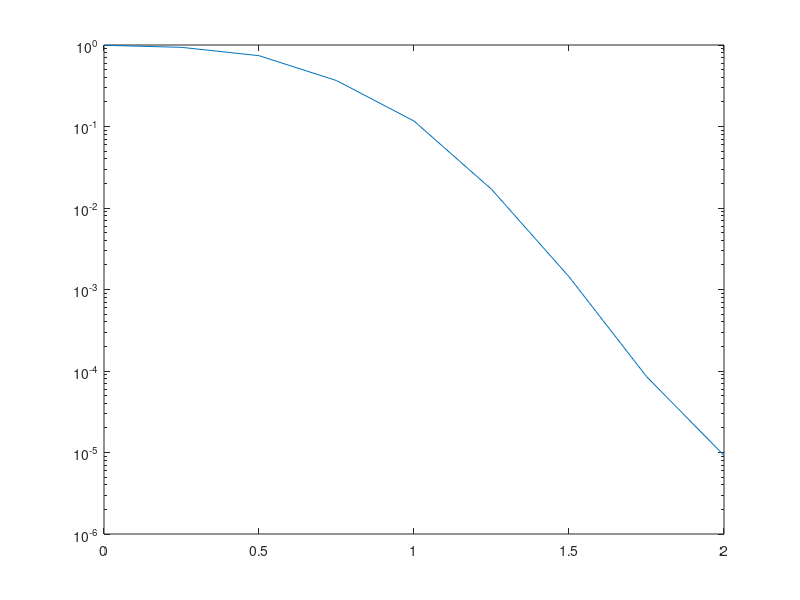

The MATLAB source for this figure: (Note: this script raises an error after producing the figure.)

% 线型	描述	表示的线条
% "-"	实线	
% 
% "--"	虚线	
% 
% ":"	点线	
% 
% "-."	点划线	
% 
% 标记	描述	生成的标记
% "o"	圆圈	
% 
% "+"	加号	
% 
% "*"	星号	
% 
% "."	点	
% 
% "x"	叉号	
% 
% "_"	水平线条	
% 
% "|"	垂直线条	
% 
% "square"	方形	
% 
% "diamond"	菱形	
% 
% "^"	上三角	
% 
% "v"	下三角	
% 
% ">"	右三角	
% 
% "<"	左三角	
% 
% "pentagram"	五角形	
% 
% "hexagram"	六角形	



% 颜色名称	短名称	RGB 三元组	外观
% "red"	"r"	[1 0 0]	
% Sample of the color red
% 
% "green"	"g"	[0 1 0]	
% Sample of the color green
% 
% "blue"	"b"	[0 0 1]	
% Sample of the color blue
% 
% "cyan"	"c"	[0 1 1]	
% Sample of the color cyan
% 
% "magenta"	"m"	[1 0 1]	
% Sample of the color magenta
% 
% "yellow"	"y"	[1 1 0]	
% Sample of the color yellow
% 
% "black"	"k"	[0 0 0]	
% Sample of the color black
% 
% "white"	"w"	[1 1 1]	
% Sample of the color white




clear;%清楚workspace的变量，防止同名变量干扰
clc;%清楚workspace的命令显示。



%下面是数据
%第0组数据,没有额外比特
LDPC5GNoExtraBer  = [
0.000000 0.1600611772
0.250000 0.1306803995
0.500000 0.0865661982
0.750000 0.0389888584
1.000000 0.0115016044
1.250000 0.0015711885
1.500000 0.0001291701
1.750000 0.0000063439
2.000000 0.0000003201
];

LDPC5GNoExtraFer = [
0.000000 0.9920634921
0.250000 0.9363295880
0.500000 0.7396449704
0.750000 0.3663003663
1.000000 0.1166861144
1.250000 0.0169877349
1.500000 0.0014351897
1.750000 0.0000855838
2.000000 0.0000092097
];




%第一组数据，第一列是Eb/N0或SNR, 第二列是BER，第三列是WER，下同。
LDPC5GFreeRideExtra1BitExtraBerFer = [...
0.000000  0.0277023658  0.0277023658
0.250000  0.0096264921  0.0096264921
0.500000  0.0023673570  0.0023673570
0.750000  0.0003360000  0.0003360000
1.000000  0.0000250000  0.0000250000
% 1.250000  0.0000020000  0.0000020000
% 1.500000  0.0000000000  0.0000000000
% 1.750000  0.0000000000  0.0000000000
];


%The following results correspond to Setup_of_BPSK_AWGN0.txt
LDPC5GFreeRideExtra1BitPayloadBerFer = [...
0.000000 0.1695081791  0.9956230262
0.250000 0.1361787138  0.9467558722
0.500000 0.0902647746  0.7433074818
0.750000 0.0411093734  0.3859320000
1.000000 0.0111053406  0.1133065000
1.250000 0.0016376776  0.0175820000
1.500000 0.0001254078  0.0014485000
1.750000 0.0000051437  0.0000755000
2.000000 0.0000002755  0.0000090000
% 2.500000 0.0000000026  0.0000010000
];


%第二组数据
%The results correspond to .\Set_up\Setup_of_BlockCodeCRC_BPSK_AWGN0.txt
LDPC5GFreeRideExtra2BitExtraBerFer = [...
0.000000  0.0473476854  0.0703531729
0.250000  0.0179997841  0.0269861831
0.500000  0.0039655110  0.0060634724
0.750000  0.0006277281  0.0009383081
1.000000  0.0000550000  0.0000770000
1.250000  0.0000005000  0.0000010000
1.500000  0.0000000000  0.0000000000
];

LDPC5GFreeRideExtra2BitPayloadBerFer = [...
0.000000 0.1838549728  0.9952159842
0.250000 0.1418919170  0.9472420121
0.500000 0.0914873711  0.7425752780
0.750000 0.0412932836  0.3859083010
1.000000 0.0111733911  0.1136940000
1.250000 0.0016257687  0.0175260000
1.500000 0.0001304365  0.0014870000
1.750000 0.0000052276  0.0000810000
];

%第三组数据
LDPC5GFreeRideExtra4BitExtraBerFer = [...
0.000000  0.0835652443  0.1546072975
0.250000  0.0362813370  0.0696378830
0.500000  0.0097517411  0.0180420741
0.750000  0.0017736432  0.0032189532
1.000000  0.0001445000  0.0002700000
1.250000  0.0000045000  0.0000100000
];

LDPC5GFreeRideExtra4BitPayloadBerFer = [...
0.000000 0.2104775433  0.9959802103
0.250000 0.1559486711  0.9443593315
0.500000 0.0955580601  0.7428463176
0.750000 0.0423233868  0.3876038112
1.000000 0.0112560359  0.1136600000
1.250000 0.0016571208  0.0177480000
];


%第4组数据
LDPC5GFreeRideExtra6BitExtraBerFer = [...
0.000000  0.1498462130  0.2883506344
0.250000  0.0699818347  0.1362397820
0.500000  0.0209448138  0.0405383493
0.750000  0.0035813468  0.0068739861
1.000000  0.0003077068  0.0006158242
];

LDPC5GFreeRideExtra6BitPayloadBerFer = [...
0.000000 0.2551212274  0.9959630911
0.250000 0.1794964805  0.9467302452
0.500000 0.1042264185  0.7495540782
0.750000 0.0433801151  0.3847851192
1.000000 0.0113335026  0.1132457631
];

%第5组数据
LDPC5GFreeRideExtra10BitExtraBerFer = [...
0.000000  0.2763392857  0.5580357143
0.250000  0.1552850737  0.3203074952
0.500000  0.0580246914  0.1143118427
0.750000  0.0134757820  0.0266425108
];

LDPC5GFreeRideExtra10BitPayloadBerFer = [...
0.000000 0.3453578404  0.9966517857
0.250000 0.2440819854  0.9500320307
0.500000 0.1308471698  0.7445130316
0.750000 0.0510339514  0.3882879523
];

%=======================================
width = 7;%设置图宽，这个不用改
height = 7*0.75;%设置图高，这个不用改
fontsize = 18;%设置图中字体大小
linewidth = 2;%设置线宽，一般大小为2，好看些。1是默认大小
markersize = 10;%标记的大小，按照个人喜好设置。
%%========================================================================================
%    开始画图
%%========================================================================================

h = figure(1);
% fig(h, 'units','inches','width',width, 'height', height, 'font','Times New Roman','fontsize',fontsize);%这是用于裁剪figure的。需要把fig.m文件放在一个文件夹中



% ColorSet = [...
%          0         0    1.0000
%          0    0.5000         0
%     1.0000         0         0
%          0    0.7500    0.7500
%     0.7500         0    0.7500
%     0.7500    0.7500         0
%    0.2500    0.2500     0.2500
% ];%颜色集合，这是默认的八种颜色，颜色的数量可以更改
% set(gcf, 'DefaultAxesColorOrder', ColorSet);%设置循环使用的颜色集合

%------------------------------ 0: No Extra ---------------------------
% %纵坐标对数域，如果不需要对数改为plot
% P00 = semilogy(LDPC5GNoExtraBer(:,1), LDPC5GNoExtraBer(:,2)); 
% P00.LineStyle = "--";
% P00.LineWidth=2;
% P00.Color = "b";
% P00.Marker = "pentagram";
% %P00.MarkerEdgeColor="auto"; %标记轮廓颜色，指定为 "auto"、RGB 三元组、十六进制颜色代码、颜色名称或短名称。默认值 "auto" 使用与 Color 属性相同的颜色。
% %P00.MarkerFaceColor="auto"; %标记填充颜色，指定为 "auto"、RGB 三元组、十六进制颜色代码、颜色名称或短名称。"auto" 选项使用与父坐标区的 Color 属性相同的颜色。如果您指定 "auto"，并且坐标区图框不可见，则标记填充颜色为图窗的颜色。
% P00.MarkerSize=8;
% hold on;

%-------------------------------  0: No Extra -------------------------
P01 = semilogy(LDPC5GNoExtraFer(:,1), LDPC5GNoExtraFer(:,2)); 
P01.LineStyle = "--";
P01.LineWidth=linewidth;
P01.Color = "k";
P01.Marker = "*";
P01.MarkerSize=markersize;
hold on;


%-------------------------------1 Payload -------------------------
P12 = semilogy(LDPC5GFreeRideExtra1BitPayloadBerFer(:,1), LDPC5GFreeRideExtra1BitPayloadBerFer(:,3)); 
P12.LineStyle = "--";
P12.LineWidth=linewidth;
P12.Color = "r";
P12.Marker = "o";
P12.MarkerSize=markersize;
hold on;


%-------------------------------2 Payload -------------------------
P22 = semilogy(LDPC5GFreeRideExtra2BitPayloadBerFer(:,1), LDPC5GFreeRideExtra2BitPayloadBerFer(:,3)); 
P22.LineStyle = "--";
P22.LineWidth=linewidth;
P22.Color = "g";
P22.Marker = "diamond";
P22.MarkerSize=markersize;
hold on;




%-------------------------------4 Payload -------------------------
P42 = semilogy(LDPC5GFreeRideExtra4BitPayloadBerFer(:,1), LDPC5GFreeRideExtra4BitPayloadBerFer(:,3)); 
P42.LineStyle = "--";
P42.LineWidth=linewidth;
P42.Color = "#A2142F";
P42.Marker = "v";
P42.MarkerSize=markersize;
hold on;



%-------------------------------6 Payload -------------------------
P62 = semilogy(LDPC5GFreeRideExtra6BitPayloadBerFer(:,1), LDPC5GFreeRideExtra6BitPayloadBerFer(:,3)); 
P62.LineStyle = "--";
P62.LineWidth=linewidth;
P62.Color = "#0072BD";
P62.Marker = "^";
P62.MarkerSize=markersize;
hold on;


%-------------------------------10 Payload -------------------------
P102 = semilogy(LDPC5GFreeRideExtra10BitPayloadBerFer(:,1), LDPC5GFreeRideExtra10BitPayloadBerFer(:,3)); 
P102.LineStyle = "--";
P102.LineWidth=linewidth;
P102.Color = "#7E2F8E";
P102.Marker = "square";
P102.MarkerSize=markersize;
hold on;

%---------------------------------------------------------

hold on;
grid on; 
set(gca,'XMinorGrid','off'); % 关闭X轴的次网格
set(gca,'XGrid','off','LineWidth',0.01); % 关闭X轴的网格
set(gca,'gridlinestyle','--','Gridalpha',0.2,'LineWidth',0.01,'Layer','bottom');

% gca表示对axes的设置；  gcf表示对figure的设置
%---------------------------------------------------------
scalesize = 28;
% 设置坐标轴的数字大小，包括xlabel/ylabel文字(坐标轴标注)大小.同时影响图例、标题等,除非它们被单独设置。所以一开始就使用这行先设置刻度字体字号，然后在后面在单独设置坐标轴标注、图例、标题等的 字体字号。
set(gca, 'FontSize',fontsize,'FontName','Times New Roman');

h_legend = legend('Payload data,without extra data', ...
                  'Payload data, ${\ell}$=1', ...
                  'Payload data, ${\ell}$=2', ...
                  'Payload data, ${\ell}$=4',...
                  'Payload data, ${\ell}$=6',...
                  'Payload data, ${\ell}$=10'...
                  );  %图例，与上面的曲线先后对应
legendsize = 22;
set(h_legend,'FontName','Times New Roman','FontSize',fontsize,'FontWeight','normal','Location','southwest');
set(h_legend,'Interpreter','latex');

labelsize = 28;
xlabel('SNR(dB)','FontName','Times New Roman','FontSize',fontsize,'FontWeight','normal','Color','k','Interpreter','latex');%横坐标标号,坐标轴label字体、字体大小
ylabel('WER','FontName','Times New Roman','FontSize',fontsize,'FontWeight','normal','Color','k','Interpreter','latex');%纵坐标标号，坐标轴label字体、字体大小
%set(get(gca,'XLabel'),'FontSize',14);%图上文字为8 point或小5号
%set(get(gca,'YLabel'),'FontSize',14);



set(gca, 'XTick', 0:0.5:11);  % 设置x坐标轴的刻度
%set(gca, 'YTick',(0:2:32))   % 设置y坐标轴的刻度
axis([0 2.5 1e-6 1]);         % 横纵坐标范围

%set(get(gca,'Children'),'linewidth',linewidth);   %设置图中线宽
set(gca,'linewidth',1);       % 设置坐标轴粗细

set(get(gca,'Children'), 'markersize', markersize);  %设置标记大小
% set(get(gca,'Children'), 'MarkerEdgeColor','b', 'MarkerFaceColor','b');% 设置标记颜色,统一颜色。


set(gcf,'color','white');  % 设置背景是白色的 原先是灰色的 论文里面不好看


print(figure(1), '-depsc', '/home/jack/文档/中山大学/SemanticFreeRide/figures/WER_payload.eps');%保存为eps格式的图片color
exportgraphics(figure(1),'/home/jack/文档/中山大学/SemanticFreeRide/figures/WER_payload.pdf','ContentType','vector')
% saveas(figure(1), '/home/jack/公共的/MATLAB/ComLetter20230303/WER1.pdf','pdf');

 
 

